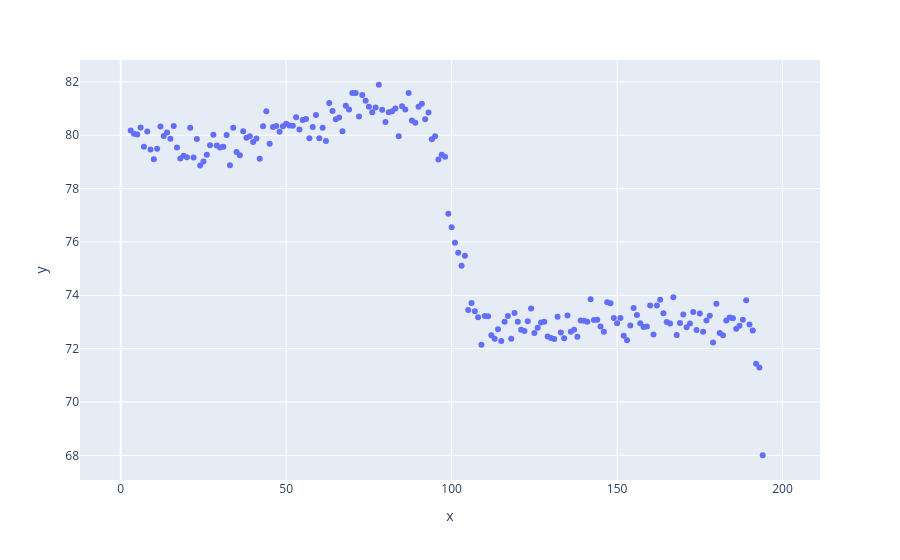

Notebook code cell kept with this figure:
### Code cell
px.scatter(x = range(200), y = integral)

### Figure 1 — Plotly figure (JSON) as saved in the notebook; plotly's stock layout.template omitted (floating-point values rounded to 4 significant figures; data arrays with more than 128 entries replaced by an {"elided": "..."} marker saying what was removed)
{"data": [{"hovertemplate": "x=%{x}<br>y=%{y}<extra></extra>", "legendgroup": "", "marker": {"color": "#636efa", "symbol": "circle"}, "mode": "markers", "name": "", "orientation": "v", "showlegend": false, "type": "scatter", "x": {"elided": "200 int values"}, "xaxis": "x", "y": {"elided": "200 float values"}, "yaxis": "y"}], "layout": {"legend": {"tracegroupgap": 0}, "margin": {"t": 60}, "xaxis": {"anchor": "y", "domain": [0, 1], "title": {"text": "x"}}, "yaxis": {"anchor": "x", "domain": [0, 1], "title": {"text": "y"}}}}
